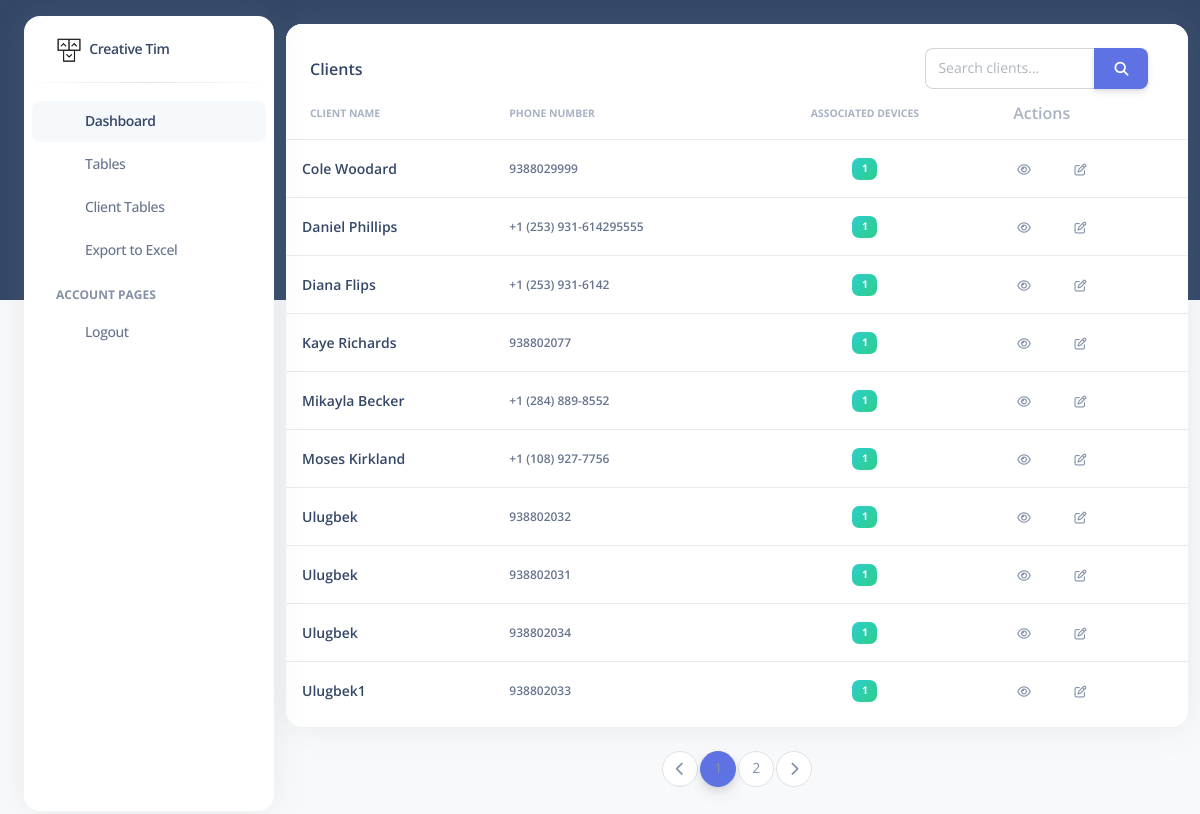
The page /product/client/ (signed in) on the database its author committed.
### product/models.py (models this page shows, shortened)
class Client(models.Model):
    name = models.CharField(max_length=255, verbose_name="Client Name")
    phone = models.CharField(
        max_length=15,
        unique=True,
        verbose_name="Phone Number",
        help_text="Enter the phone number (up to 15 digits)."
    )

### product/views.py (the view)
# urls.py: path('client/', views.client_list, name='client_list'),
def client_list(request):
    query = request.GET.get('q', '')
    clients = Client.objects.annotate(product_count=Count('products')).filter(
        Q(name__icontains=query) | Q(phone__icontains=query)
    ).order_by('name')
    paginator = Paginator(clients, 10)
    page_number = request.GET.get('page')
    page_obj = paginator.get_page(page_number)
    return render(request, 'pages/client_table.html', {'page_obj': page_obj, 'query': ''})

### templates/pages/client_table.html (shortened to what this page needs)
{% extends 'pages/base.html' %}
{% block content %}
<div class="container-fluid py-4">
    <div class="row">
        <div class="col-12">
            <div class="card mb-4">
                <div class="card-header pb-0">
                    <div class="d-flex justify-content-between align-items-center flex-wrap">
                        <h6 class="mb-0">Clients</h6>
                        <div class="d-flex align-items-center">
                            <form method="get" action="{% url 'client_list' %}" class="me-3">
                                <div class="input-group">
                                    <input type="text" name="q" class="form-control" placeholder="Search clients..."
                                           value="{{ query }}">
                                    <button type="submit" class="btn btn-primary mb-0">
                                        <i class="fas fa-search"></i>
                                    </button>
                                </div>
                            </form>
                        </div>
                    </div>
                </div>
                <div class="card-body px-0 pt-0 pb-2">
                    <div class="table-responsive p-0">
                        <table class="table align-items-center mb-0">
                            <thead>
                            <tr>
                                <th class="text-uppercase text-secondary text-xxs font-weight-bolder opacity-7">Client
                                    Name
                                </th>
                                <th class="text-uppercase text-secondary text-xxs font-weight-bolder opacity-7 ps-2">
                                    Phone Number
                                </th>
                                <th class="text-center text-uppercase text-secondary text-xxs font-weight-bolder opacity-7">
                                    Associated Devices
                                </th>
                                <th class="text-secondary opacity-7">Actions</th>
                            </tr>
                            </thead>
                            <tbody>
                            {% for client in page_obj %}
                            <tr>
                                <td>
                                    <div class="d-flex px-2 py-1">
                                        <div class="d-flex flex-column justify-content-center">
                                            <h6 class="mb-0 text-sm">{{ client.name }}</h6>
                                        </div>
                                    </div>
                                </td>
                                <td>
                                    <p class="text-xs font-weight-bold mb-0">{{ client.phone }}</p>
                                </td>
                                <td class="align-middle text-center text-sm">
                                    <span class="badge badge-sm bg-gradient-success">{{ client.product_count }}</span>
                                </td>
                                <td class="align-middle">
                                    <a href="{% url 'client_detail' client.id %}"
                                       class="btn btn-link text-secondary mb-0">
                                        <i class="fa fa-eye text-xs"></i>
                                    </a>
                                    <a href="{% url 'client_update' client.id %}"
                                       class="btn btn-link text-secondary mb-0">
                                        <i class="fa fa-edit text-xs"></i>
                                    </a>
                                </td>
                            </tr>
                            {% endfor %}
                            </tbody>
                        </table>
                    </div>
                </div>
            </div>
        </div>
    </div>
    <nav aria-label="Page navigation example">
        <ul class="pagination justify-content-center">
            {% if page_obj.has_previous %}
            <li class="page-item">
                <a class="page-link" href="?page={{ page_obj.previous_page_number }}&q={{ query }}" tabindex="-1">
                    <i class="fa fa-chevron-left"></i>
                    <span class="sr-only">Previous</span>
                </a>
            </li>
            {% else %}
            <li class="page-item disabled">
                <a class="page-link" href="#" tabindex="-1">
                    <i class="fa fa-chevron-left"></i>
                </a>
            </li>
            {% endif %}
            {% for num in page_obj.paginator.page_range %}
            {% if page_obj.number == num %}
            <li class="page-item active"><a class="page-link" href="?page={{ num }}&q={{ query }}">{{ num }}</a></li>
            {% elif num > page_obj.number|add:'-3' and num < page_obj.number|add:'3' %}
            <li class="page-item"><a class="page-link" href="?page={{ num }}&q={{ query }}">{{ num }}</a></li>
            {% endif %}
            {% endfor %}
            {% if page_obj.has_next %}
            <li class="page-item">
                <a class="page-link" href="?page={{ page_obj.next_page_number }}&q={{ query }}">
                    <i class="fa fa-chevron-right"></i>
                </a>
            </li>
            {% endif %}
        </ul>
    </nav>
</div>
{% endblock %}

### rows shown on the page
Client: name "Cole Woodard", phone "9388029999", product_count "1"
Client: name "Daniel Phillips", phone "+1 (253) 931-614295555", product_count "1"
Client: name "Diana Flips", phone "+1 (253) 931-6142", product_count "1"
Client: name "Kaye Richards", phone "938802077", product_count "1"
Client: name "Mikayla Becker", phone "+1 (284) 889-8552", product_count "1"
Client: name "Moses Kirkland", phone "+1 (108) 927-7756", product_count "1"
Client: name "Ulugbek", phone "938802032", product_count "1"
Client: name "Ulugbek", phone "938802031", product_count "1"
Client: name "Ulugbek", phone "938802034", product_count "1"
Client: name "Ulugbek1", phone "938802033", product_count "1"

### other values the page prints
{{ num }} "1"
{{ num }} "2"
